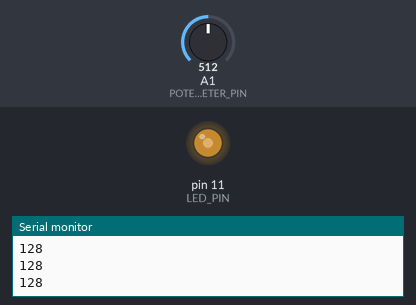
Bench run of a sketch on a simulated Arduino Uno, built with avr-gcc and run on an emulated ATmega328P. Shown: output pins drawn as LEDs (lit = HIGH), the last lines printed to the serial monitor. The inputs (shaded band) are chosen by the test bench; at power-on: A1 (POTENTIOMETER_PIN) = 512.

Above: at 1.2 s.
1.3 s: A1 (POTENTIOMETER_PIN) set to 716
At 1.8 s:
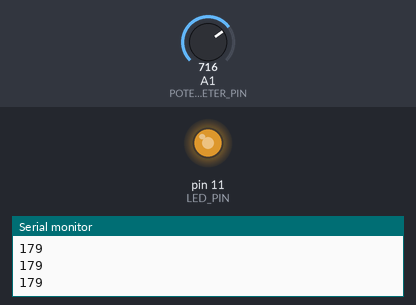
2.8 s: A1 (POTENTIOMETER_PIN) set to 900
At 3.1 s:
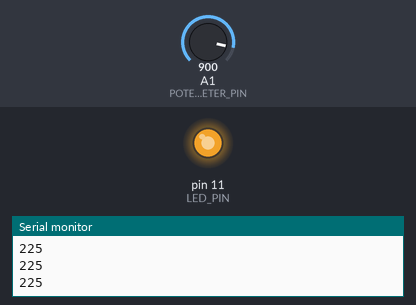
4.3 s: A1 (POTENTIOMETER_PIN) set to 122
At 5.5 s:
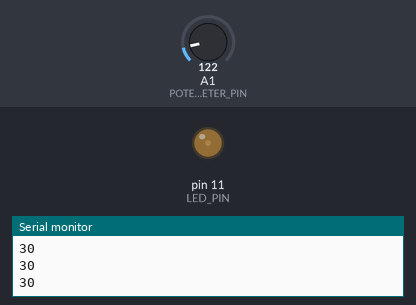
5.8 s: A1 (POTENTIOMETER_PIN) set to 0
At 6.9 s:
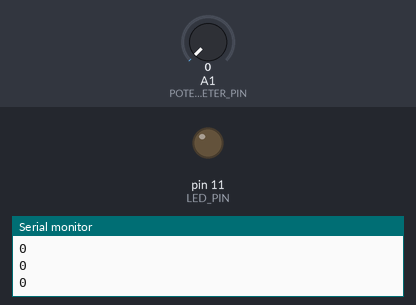
Timing chart, 0 to 8.3 s (numbered marks = the images above; inputs shaded):
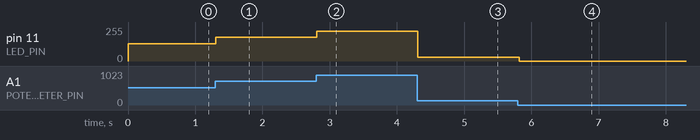

The sketch:

project4.5.ino
```cpp
#include "arduino_secrets.h"

#define POTENTIOMETER_PIN A1
#define LED_PIN 11

void setup() {
  Serial.begin(9600);
  pinMode(LED_PIN, OUTPUT);
}

void loop() {
  int potentiometerValue = analogRead(POTENTIOMETER_PIN);

  int brightness = potentiometerValue / 4;
  analogWrite(LED_PIN, brightness);
  Serial.println(brightness);

  delay(100);
}
```

arduino_secrets.h
```cpp

```

Measured:
- after the input at 1.3 s, pin 11 (LED_PIN): 128/255 → 179/255 at once
- after the input at 2.8 s, pin 11 (LED_PIN): 179/255 → 225/255 at once
- after the input at 4.3 s, pin 11 (LED_PIN): 225/255 → 30/255 at once
- after the input at 5.8 s, pin 11 (LED_PIN): 30/255 → 0/255 at once
